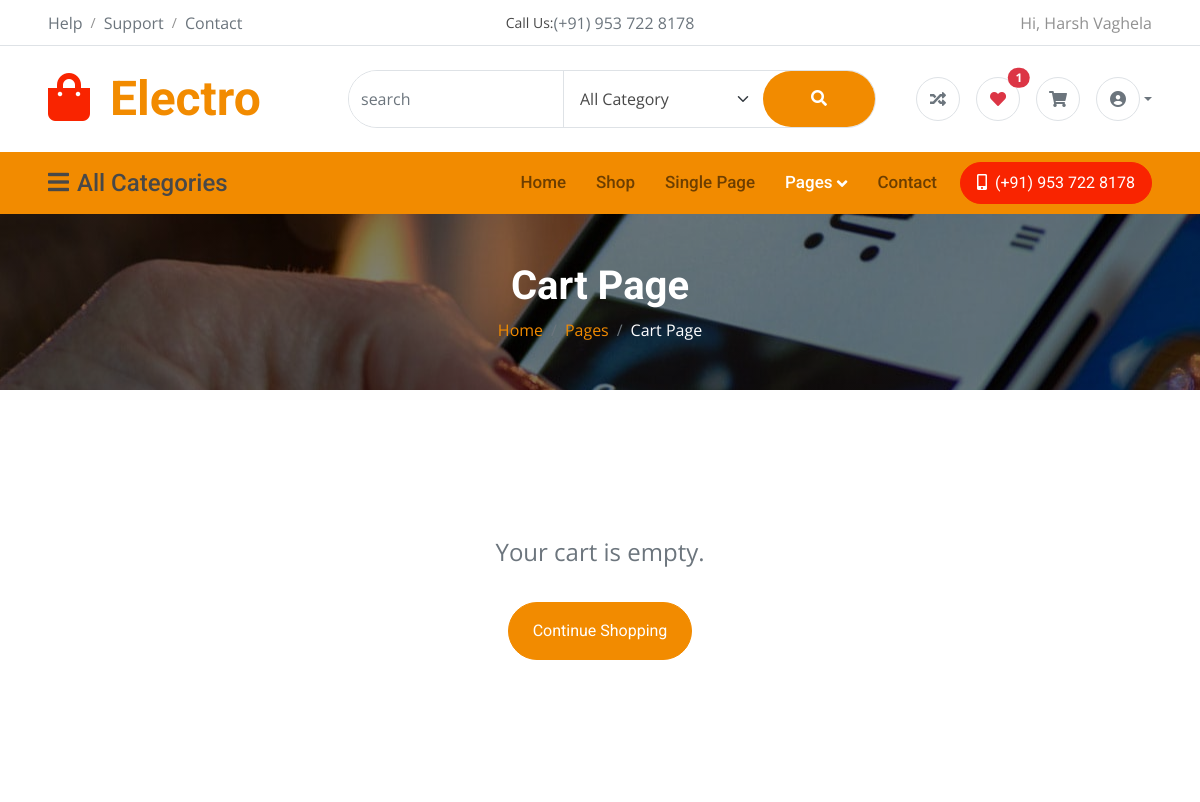
/cart/ (signed in, upper part), run on an earlier commit of the app's database.
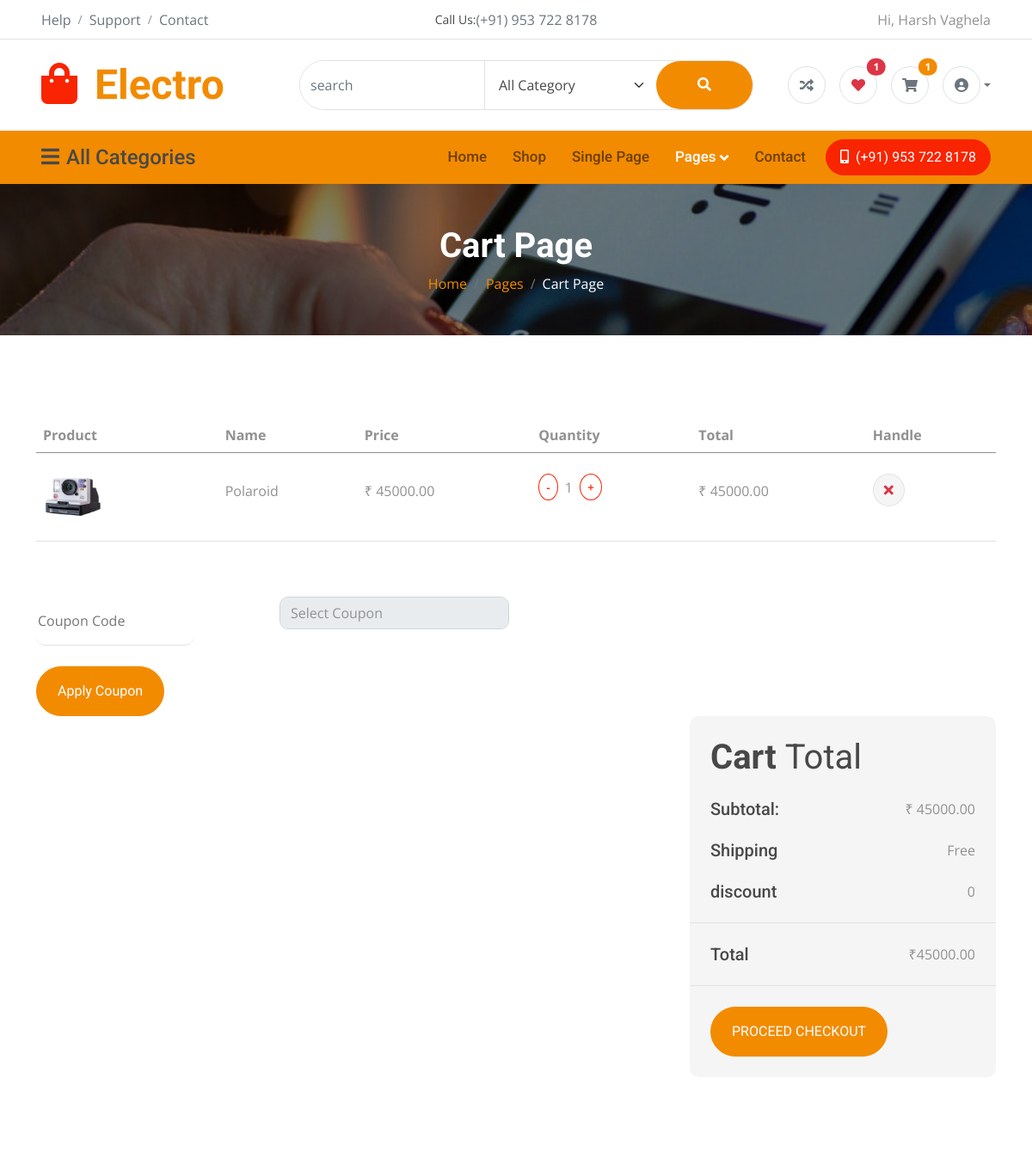
And on a later commit of the database.
### myapp/models.py (models this page shows, shortened)
class CartItem(models.Model):
    cart = models.ForeignKey(
        Cart,
        related_name="items",
        on_delete=models.CASCADE
    )
    product = models.ForeignKey(
        Product,
        on_delete=models.CASCADE
    )
    quantity = models.PositiveIntegerField(default=1)
    price = models.DecimalField(max_digits=10, decimal_places=2)
    added_at = models.DateTimeField(auto_now_add=True)
    def total_price(self):
        return self.quantity * self.price

class Product(models.Model):
    name = models.CharField(max_length=200)
    category = models.ForeignKey(Category, on_delete=models.CASCADE)
    brand = models.ForeignKey(Brand, on_delete=models.CASCADE, null=True, blank=True)
    color = models.ForeignKey(Color, on_delete=models.CASCADE)
    price = models.DecimalField(max_digits=10, decimal_places=2)
    image = models.ImageField(upload_to="products")
    date=models.DateField(null=True,blank=True,default=timezone.now)
    discription=models.TextField(null=True,blank=True)
    stock=models.IntegerField(default=20)
    average_rating = models.DecimalField(max_digits=3, decimal_places=2, default=0)
    rating_count = models.PositiveIntegerField(default=0)

### myapp/views.py (the view)
# urls.py: path("cart/", views.cart, name="cart"),
def cart(request):
    user_id = request.session.get("user_id")
    if not user_id:
        return redirect("login")
    try:
        app_user = AppUser.objects.get(id=user_id)
    except AppUser.DoesNotExist:
        request.session.pop("user_id", None)
        request.session.pop("user_name", None)
        return redirect("login")
    categories = Category.objects.annotate(count=Count("product"))
    contacts = Contact.objects.first()
    cart_obj = Cart.objects.filter(user=app_user).first()
    if not cart_obj:
        cart_items = []
        cart_total = 0.0
    else:
        cart_items = list(cart_obj.items.select_related("product").all())
        cart_total = sum((ci.total_price() for ci in cart_items), Decimal("0"))
    total=cart_total
    discount=0
    coupons = Coupon.objects.all()
    current_time = timezone.now()
    coupon_list = []
    for coupon in coupons:
        if coupon.valid_from <= current_time and coupon.valid_to >= current_time and coupon.active and cart_total>coupon.min_ammount:
            status = "Valid"
        else:
            status = "Invalid"
        coupon_list.append({
            "code": coupon.code,
            "discount": coupon.discount,
            "status": status,
            "min_ammount":coupon.min_ammount
        })
    coupon_id = request.session.get("coupon_id")
    if coupon_id :
        coupon=Coupon.objects.get(id=coupon_id)
        if cart_total > coupon.min_ammount:
            discount=(Decimal(coupon.discount)/Decimal(100))*cart_total
    cart_total-=discount
    wishlist_ids, wishlist_count = _wishlist_ids_and_count(request)
    cart_ids, cart_count = _cart_ids_and_count(request)
    return render(request, "cart.html", {
        "contacts": contacts,
        "cart_items": cart_items,
        "total":total,
        "cart_total": cart_total,
        "categories": categories,
        "user_name": request.session.get("user_name") or app_user.name,
        "discount":discount,
        "coupon_list":coupon_list,
        "wishlist_ids":wishlist_ids,
        "wishlist_count":wishlist_count,
        "cart_count":cart_count,
        "cart_ids":cart_ids
    })

### myapp/views.py (called while the page is built)
def _wishlist_ids_and_count(request):
    user_id = request.session.get("user_id")
    if not user_id:
        return [], 0
    try:
        app_user = AppUser.objects.get(id=user_id)
    except AppUser.DoesNotExist:
        return [], 0
    wishlist = Wishlist.objects.filter(user=app_user).first()
    if not wishlist:
        return [], 0
    ids = list(
        wishlist.items.values_list("product_id", flat=True)
    )
    return ids, len(ids)

def _cart_ids_and_count(request):
    user_id = request.session.get("user_id")
    if not user_id:
        return [], 0
    try:
        app_user = AppUser.objects.get(id=user_id)
    except AppUser.DoesNotExist:
        return [], 0
    cart = Cart.objects.filter(user=app_user).first()
    if not cart:
        return [], 0
    ids = list(
        cart.items.values_list("product_id", flat=True)
    )
    return ids, len(ids)

### myapp/templates/cart.html (shortened to what the changed rows need)
{% extends "index.html" %}
{% load static %}
{% block start %}
    <div class="container-fluid page-header py-5">
        <h1 class="text-center text-white display-6 wow fadeInUp" data-wow-delay="0.1s">Cart Page</h1>
    </div>
    <div class="container-fluid py-5">
        <div class="container py-5">
            {% if cart_items %}
            <div class="table-responsive">
                <table class="table">
                    <thead>
                        <tr>
                            <th scope="col">Product</th>
                            <th scope="col">Name</th>
                            <th scope="col">Price</th>
                            <th scope="col">Quantity</th>
                            <th scope="col">Total</th>
                            <th scope="col">Handle</th>
                        </tr>
                    </thead>
                    <tbody>
                        {% for item in cart_items %}
                        <tr>
                            <td class="py-3">
                                <div class="d-flex align-items-center">
                                    <img src="{{ item.product.image.url }}"
                                         class="img-fluid me-3 rounded"
                                         style="width: 70px; height: 70px; object-fit: cover;"
                                         alt="{{ item.product.name }}">
                                </div>
                            </td>
                            <td>
                                <p class="mb-0 py-4">{{ item.product.name }}</p>
                            </td>
                            <td>
                                <p class="mb-0 py-4">₹ {{ item.product.price|floatformat:2 }}</p>
                            </td>
                            <td class="py-4">
                                <div class="d-flex align-items-center">
                                    <a class="btn btn-sm btn-outline-secondary rounded-circle me-2"
                                       href="{% url 'update_cart' item.id 'decrease' %}">-</a>
                                    <span>{{ item.quantity }}</span>
                                    <a class="btn btn-sm btn-outline-secondary rounded-circle ms-2"
                                       href="{% url 'update_cart' item.id 'increase' %}">+</a>
                                </div>
                            </td>
                            <td>
                                <p class="mb-0 py-4">₹ {{ item.total_price|floatformat:2 }}</p>
                            </td>
                            <td class="py-4">
                                <form method="post" action="{% url 'remove_from_cart' item.id %}" style="display: inline;">
                                    <button type="submit" class="btn btn-md rounded-circle bg-light border" title="Remove">
                                        <i class="fa fa-times text-danger"></i>
                                    </button>
                                </form>
                            </td>
                        </tr>
                        {% endfor %}
                    </tbody>
                </table>
            </div>
            <div class="mt-5">
                <form action="{% url "apply_coupon"%}" method="POST">
                <div class="row g-3">
                    <div class="col-md-3">
                        <input type="text" class="border-0 border-bottom rounded me-5 py-3 mb-4" name="code" placeholder="Coupon Code">
                    </div>
                    <div class="col-md-3">
                        <select class="form-control" style="max-height:200px; overflow-y:auto;" name="code_select">
                            <option>Select Coupon</option>
                        </select>
                    </div>
                </div>
                <button class="btn btn-primary rounded-pill px-4 py-3" type="submit">Apply Coupon</button>
                </form>
            </div>
            {% else %}
            <div class="text-center py-5">
                <p class="fs-4 text-muted">Your cart is empty.</p>
                <a href="{% url 'shop' %}" class="btn btn-primary rounded-pill px-4 py-3 mt-3">Continue Shopping</a>
            </div>
            {% endif %}
            <div class="row g-4 justify-content-end">
                {% if cart_total > 0%}
                <div class="col-sm-8 col-md-7 col-lg-6 col-xl-4">
                    <div class="bg-light rounded">
                        <div class="p-4">
                            <h1 class="display-6 mb-4">Cart <span class="fw-normal">Total</span></h1>
                            <div class="d-flex justify-content-between mb-4">
                                <h5 class="mb-0 me-4">Subtotal:</h5>
                                <p class="mb-0">₹ {{ total|floatformat:2 }}</p>
                            </div>
                            <div class="d-flex justify-content-between">
                                <h5 class="mb-0 me-4">Shipping</h5>
                                <div>
                                    <p class="mb-0">{% if cart_total > 10000 %}Free {% else %}Flat Rate :₹200{% endif %}</p>
                                </div>
                            </div>
                            <div class="d-flex justify-content-between mt-4">
                                <h5 class="mb-0 me-4">discount</h5>
                                <div>
                                    <p class="mb-0">{{discount}}</p>
                                </div>
                            </div>
                        </div>
                        <div class="py-4 mb-4 border-top border-bottom d-flex justify-content-between">
                            <h5 class="mb-0 ps-4 me-4">Total</h5>
                            <p class="mb-0 pe-4">{% if cart_total > 10000 %}₹{{cart_total}}{% else %}₹{{ cart_total|add:200|floatformat:2 }}{% endif %}  </p>
                        </div>
                        <a href="{% url 'cheackout' %}" class="btn btn-primary rounded-pill px-4 py-3 text-uppercase mb-4 ms-4">Proceed Checkout</a>
                    </div>
                </div>
                {% endif %}
            </div>
        </div>
    </div>
{% endblock start %}

### myapp/templates/index.html (shortened to what the changed rows need)
{%load static%}
<!DOCTYPE html>
<html lang="en">
<head>
    <link rel="stylesheet" href="https://cdnjs.cloudflare.com/ajax/libs/font-awesome/6.5.0/css/all.min.css">
    <link rel="stylesheet" href="https://use.fontawesome.com/releases/v5.15.4/css/all.css" />
    <link href="https://cdn.jsdelivr.net/npm/bootstrap-icons@1.4.1/font/bootstrap-icons.css" rel="stylesheet">
    <link href="{% static "lib/animate/animate.min.css" %}" rel="stylesheet">
    <link href="{% static "lib/owlcarousel/assets/owl.carousel.min.css" %}" rel="stylesheet">
    <link href="{% static "css/bootstrap.min.css" %}" rel="stylesheet">
    <link href="{% static "css/style.css" %}" rel="stylesheet">
</head>
<body>
    <div class="container-fluid px-5 py-4 d-none d-lg-block">
        <div class="row gx-0 align-items-center text-center">
            <div class="col-md-4 col-lg-3 text-center text-lg-start">
                <div class="d-inline-flex align-items-center">
                    <a href="" class="navbar-brand p-0">
                        <h1 class="display-5 text-primary m-0">
                            <i class="fas fa-shopping-bag text-secondary me-2"></i>
                            Electro
                        </h1>
                    </a>
                </div>
            </div>
            <div class="col-md-4 col-lg-3 text-center text-lg-end">
                <div class="d-inline-flex align-items-center">
                    <a href="{% url 'cart' %}" class="text-muted d-flex align-items-center justify-content-center me-3">
                        <span class="rounded-circle btn-md-square border position-relative">
                            <i id="cart-nav-icon" class="fas fa-shopping-cart"></i>
                            {% if cart_count %}
                            <span id="cart-nav-badge" class="position-absolute top-0 start-100 translate-middle badge rounded-pill bg-primary">
                                {{ cart_count }}
                            </span>
                            {% endif %}
                        </span>
                    </a>
                </div>
            </div>
        </div>
    </div>
    {% block start%}{% endblock %}
</body>
</html>

What changed in the data, as far as the page shows it:
added CartItem: product.image (picture), product.name "Polaroid", product.price "45000.00", quantity "1", total_price "45000.00"
Also different on the page:
{{ cart_count }}: (not shown) → "1"
form field code_select: (not shown) → "Select Coupon"
{{ total|floatformat:2 }}: (not shown) → "45000.00"
{{ discount }}: (not shown) → "0"
{{ cart_total }}: (not shown) → "45000.00"
text no longer shown: "Your cart is empty. Continue Shopping"
text now shown: "Product Name Price Quantity Total Handle Apply Coupon Cart Total Subtotal: ₹ Shipping Free discount Total ₹ PROCEED CHECKOUT"
